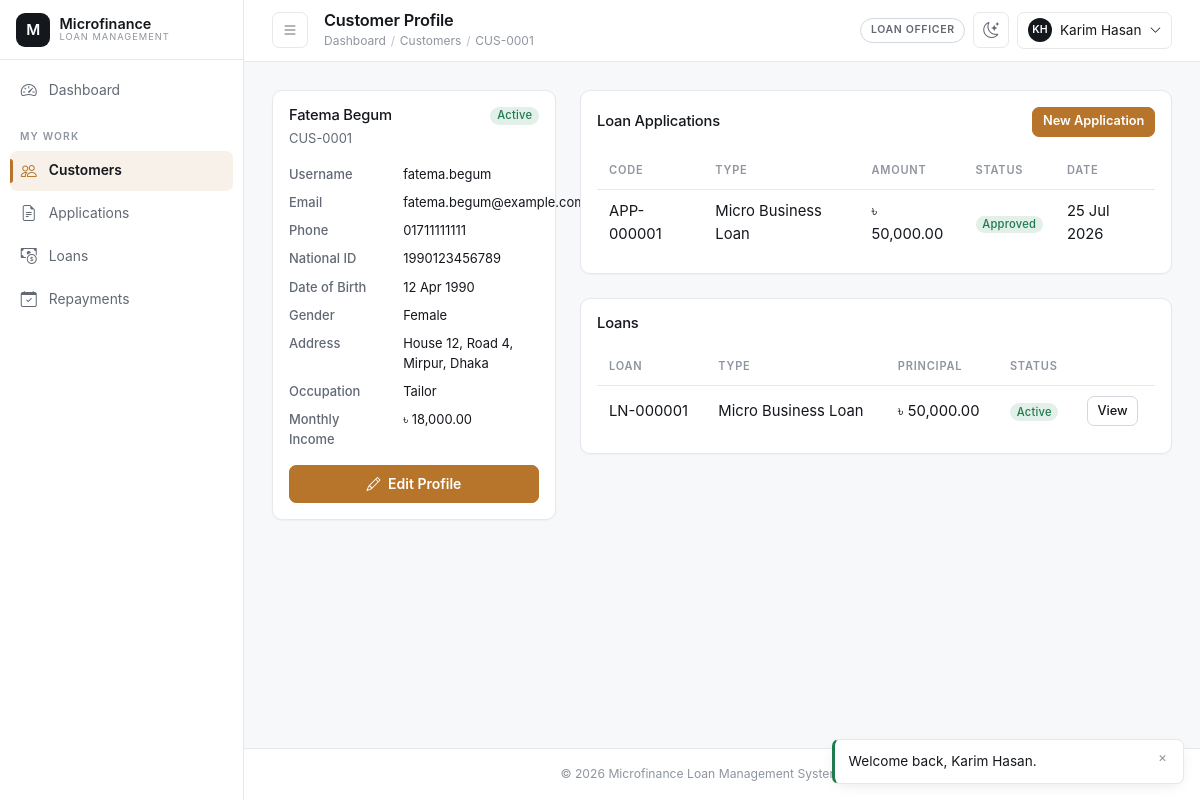
The app's page /officer/customers/view.php?id=1 (signed in) with its own data.
### tables this page shows
CREATE TABLE customers (
    customer_id      INT UNSIGNED AUTO_INCREMENT PRIMARY KEY,
    user_id          INT UNSIGNED NOT NULL UNIQUE,
    customer_code    VARCHAR(20) NOT NULL UNIQUE,
    national_id      VARCHAR(40) NOT NULL UNIQUE,
    date_of_birth    DATE NOT NULL,
    gender           ENUM('male','female','other') NOT NULL,
    address_line     VARCHAR(255) NOT NULL,
    city             VARCHAR(100) NOT NULL,
    occupation       VARCHAR(100) DEFAULT NULL,
    monthly_income   DECIMAL(14,2) DEFAULT NULL,
    status           ENUM('active','inactive','blacklisted') NOT NULL DEFAULT 'active',
    registered_by    INT UNSIGNED NOT NULL,
    created_at       TIMESTAMP NOT NULL DEFAULT CURRENT_TIMESTAMP,
    updated_at       TIMESTAMP NOT NULL DEFAULT CURRENT_TIMESTAMP ON UPDATE CURRENT_TIMESTAMP,
    CONSTRAINT fk_customers_user FOREIGN KEY (user_id) REFERENCES users(user_id)
        ON UPDATE CASCADE ON DELETE CASCADE,
    CONSTRAINT fk_customers_registered_by FOREIGN KEY (registered_by) REFERENCES users(user_id)
        ON UPDATE CASCADE ON DELETE RESTRICT,
    CONSTRAINT chk_customers_income CHECK (monthly_income IS NULL OR monthly_income >= 0),
    INDEX idx_customers_status (status),
    INDEX idx_customers_city (city)
);

CREATE TABLE users (
    user_id        INT UNSIGNED AUTO_INCREMENT PRIMARY KEY,
    role_id        INT UNSIGNED NOT NULL,
    full_name      VARCHAR(120) NOT NULL,
    username       VARCHAR(60) NOT NULL UNIQUE,
    email          VARCHAR(120) NOT NULL UNIQUE,
    phone          VARCHAR(20) DEFAULT NULL,
    password_hash  VARCHAR(255) NOT NULL,
    status         ENUM('active','inactive','suspended') NOT NULL DEFAULT 'active',
    remember_token VARCHAR(255) DEFAULT NULL,
    last_login_at  DATETIME DEFAULT NULL,
    created_by     INT UNSIGNED DEFAULT NULL,
    created_at     TIMESTAMP NOT NULL DEFAULT CURRENT_TIMESTAMP,
    updated_at     TIMESTAMP NOT NULL DEFAULT CURRENT_TIMESTAMP ON UPDATE CURRENT_TIMESTAMP,
    CONSTRAINT fk_users_role FOREIGN KEY (role_id) REFERENCES roles(role_id)
        ON UPDATE CASCADE ON DELETE RESTRICT,
    CONSTRAINT fk_users_created_by FOREIGN KEY (created_by) REFERENCES users(user_id)
        ON UPDATE CASCADE ON DELETE SET NULL,
    INDEX idx_users_role (role_id),
    INDEX idx_users_status (status)
);

CREATE TABLE loan_applications (
    application_id    INT UNSIGNED AUTO_INCREMENT PRIMARY KEY,
    application_code  VARCHAR(20) NOT NULL UNIQUE,
    customer_id        INT UNSIGNED NOT NULL,
    loan_type_id        INT UNSIGNED NOT NULL,
    requested_amount   DECIMAL(14,2) NOT NULL,
    requested_duration_months INT UNSIGNED NOT NULL,
    purpose             VARCHAR(255) DEFAULT NULL,
    status               ENUM('pending','approved','rejected','returned') NOT NULL DEFAULT 'pending',
    review_notes         VARCHAR(500) DEFAULT NULL,
    submitted_by         INT UNSIGNED NOT NULL COMMENT 'user_id of officer who filed it',
    reviewed_by           INT UNSIGNED DEFAULT NULL,
    reviewed_at            DATETIME DEFAULT NULL,
    created_at              TIMESTAMP NOT NULL DEFAULT CURRENT_TIMESTAMP,
    updated_at              TIMESTAMP NOT NULL DEFAULT CURRENT_TIMESTAMP ON UPDATE CURRENT_TIMESTAMP,
    CONSTRAINT fk_apps_customer FOREIGN KEY (customer_id) REFERENCES customers(customer_id)
        ON UPDATE CASCADE ON DELETE RESTRICT,
    CONSTRAINT fk_apps_loan_type FOREIGN KEY (loan_type_id) REFERENCES loan_types(loan_type_id)
        ON UPDATE CASCADE ON DELETE RESTRICT,
    CONSTRAINT fk_apps_submitted_by FOREIGN KEY (submitted_by) REFERENCES users(user_id)
        ON UPDATE CASCADE ON DELETE RESTRICT,
    CONSTRAINT fk_apps_reviewed_by FOREIGN KEY (reviewed_by) REFERENCES users(user_id)
        ON UPDATE CASCADE ON DELETE SET NULL,
    CONSTRAINT chk_apps_amount CHECK (requested_amount > 0),
    CONSTRAINT chk_apps_duration CHECK (requested_duration_months > 0),
    INDEX idx_apps_status (status),
    INDEX idx_apps_customer (customer_id)
);

CREATE TABLE loan_types (
    loan_type_id     INT UNSIGNED AUTO_INCREMENT PRIMARY KEY,
    type_name        VARCHAR(100) NOT NULL UNIQUE,
    description      VARCHAR(255) DEFAULT NULL,
    interest_rate    DECIMAL(5,2) NOT NULL COMMENT 'Annual % rate',
    min_amount       DECIMAL(14,2) NOT NULL,
    max_amount       DECIMAL(14,2) NOT NULL,
    min_duration_months INT UNSIGNED NOT NULL,
    max_duration_months INT UNSIGNED NOT NULL,
    processing_fee_pct DECIMAL(5,2) NOT NULL DEFAULT 0.00,
    status           ENUM('active','inactive') NOT NULL DEFAULT 'active',
    created_at       TIMESTAMP NOT NULL DEFAULT CURRENT_TIMESTAMP,
    updated_at       TIMESTAMP NOT NULL DEFAULT CURRENT_TIMESTAMP ON UPDATE CURRENT_TIMESTAMP,
    CONSTRAINT chk_loan_types_amounts CHECK (max_amount >= min_amount),
    CONSTRAINT chk_loan_types_duration CHECK (max_duration_months >= min_duration_months),
    CONSTRAINT chk_loan_types_rate CHECK (interest_rate >= 0)
);

CREATE TABLE loans (
    loan_id            INT UNSIGNED AUTO_INCREMENT PRIMARY KEY,
    loan_code          VARCHAR(20) NOT NULL UNIQUE,
    application_id     INT UNSIGNED NOT NULL UNIQUE,
    customer_id        INT UNSIGNED NOT NULL,
    loan_type_id       INT UNSIGNED NOT NULL,
    principal_amount   DECIMAL(14,2) NOT NULL,
    interest_rate      DECIMAL(5,2) NOT NULL COMMENT 'Locked-in annual % at approval time',
    duration_months    INT UNSIGNED NOT NULL,
    emi_amount         DECIMAL(14,2) NOT NULL,
    start_date         DATE NOT NULL,
    end_date           DATE NOT NULL,
    status             ENUM('active','closed','defaulted','cancelled') NOT NULL DEFAULT 'active',
    approved_by        INT UNSIGNED NOT NULL,
    created_at         TIMESTAMP NOT NULL DEFAULT CURRENT_TIMESTAMP,
    updated_at         TIMESTAMP NOT NULL DEFAULT CURRENT_TIMESTAMP ON UPDATE CURRENT_TIMESTAMP,
    CONSTRAINT fk_loans_application FOREIGN KEY (application_id) REFERENCES loan_applications(application_id)
        ON UPDATE CASCADE ON DELETE RESTRICT,
    CONSTRAINT fk_loans_customer FOREIGN KEY (customer_id) REFERENCES customers(customer_id)
        ON UPDATE CASCADE ON DELETE RESTRICT,
    CONSTRAINT fk_loans_loan_type FOREIGN KEY (loan_type_id) REFERENCES loan_types(loan_type_id)
        ON UPDATE CASCADE ON DELETE RESTRICT,
    CONSTRAINT fk_loans_approved_by FOREIGN KEY (approved_by) REFERENCES users(user_id)
        ON UPDATE CASCADE ON DELETE RESTRICT,
    CONSTRAINT chk_loans_principal CHECK (principal_amount > 0),
    CONSTRAINT chk_loans_dates CHECK (end_date > start_date),
    INDEX idx_loans_status (status),
    INDEX idx_loans_customer (customer_id)
);

### officer/customers/view.php (the view, shortened to what this page needs)
<?php
$customerId = (int) ($_GET['id'] ?? 0);
$pdo = Database::getConnection();
$stmt = $pdo->prepare(
    'SELECT c.*, u.full_name, u.email, u.phone, u.username
     FROM customers c INNER JOIN users u ON u.user_id = c.user_id
     WHERE c.customer_id = :id'
);
$stmt->execute(['id' => $customerId]);
$customer = $stmt->fetch();
$apps = $pdo->prepare(
    "SELECT a.application_code, a.requested_amount, a.status, a.created_at, lt.type_name
     FROM loan_applications a INNER JOIN loan_types lt ON lt.loan_type_id = a.loan_type_id
     WHERE a.customer_id = ? ORDER BY a.created_at DESC"
);
$apps->execute([$customerId]);
$apps = $apps->fetchAll();
$loans = $pdo->prepare(
    "SELECT l.loan_id, l.loan_code, l.principal_amount, l.status, lt.type_name
     FROM loans l INNER JOIN loan_types lt ON lt.loan_type_id = l.loan_type_id
     WHERE l.customer_id = ? ORDER BY l.created_at DESC"
);
$loans->execute([$customerId]);
$loans = $loans->fetchAll();
require_once __DIR__ . '/../../includes/header.php';
?>
<div class="row g-4">
    <div class="col-lg-4">
        <div class="mfs-card p-3">
            <div class="d-flex justify-content-between align-items-start">
                <h2 class="h5 mb-1"><?= e($customer['full_name']) ?></h2>
                <?= status_badge($customer['status']) ?>
            </div>
            <p class="text-muted small mb-3"><?= e($customer['customer_code']) ?></p>
            <dl class="row small mb-0">
                <dt class="col-5">Username</dt><dd class="col-7"><?= e($customer['username']) ?></dd>
                <dt class="col-5">Email</dt><dd class="col-7"><?= e($customer['email']) ?></dd>
                <dt class="col-5">Phone</dt><dd class="col-7"><?= e($customer['phone'] ?? '—') ?></dd>
                <dt class="col-5">National ID</dt><dd class="col-7"><?= e($customer['national_id']) ?></dd>
                <dt class="col-5">Date of Birth</dt><dd class="col-7"><?= display_date($customer['date_of_birth']) ?></dd>
                <dt class="col-5">Gender</dt><dd class="col-7"><?= e(ucfirst($customer['gender'])) ?></dd>
                <dt class="col-5">Address</dt><dd class="col-7"><?= e($customer['address_line']) ?>, <?= e($customer['city']) ?></dd>
                <dt class="col-5">Occupation</dt><dd class="col-7"><?= e($customer['occupation'] ?? '—') ?></dd>
                <dt class="col-5">Monthly Income</dt><dd class="col-7"><?= $customer['monthly_income'] !== null ? money($customer['monthly_income']) : '—' ?></dd>
            </dl>
            <a href="<?= e(BASE_URL) ?>/officer/customers/edit.php?id=<?= $customerId ?>" class="btn btn-brass w-100 mt-3"><i class="bi bi-pencil me-1"></i> Edit Profile</a>
        </div>
    </div>
    <div class="col-lg-8">
        <div class="mfs-card p-3 mb-4">
            <div class="d-flex justify-content-between align-items-center mb-3">
                <h2 class="h6 mb-0">Loan Applications</h2>
                <a href="<?= e(BASE_URL) ?>/officer/applications/create.php?customer_id=<?= $customerId ?>" class="btn btn-sm btn-brass">New Application</a>
            </div>
            <div class="table-responsive">
                <table class="table table-sm mfs-table align-middle">
                    <thead><tr><th>Code</th><th>Type</th><th>Amount</th><th>Status</th><th>Date</th></tr></thead>
                    <tbody>
                    <?php foreach ($apps as $a): ?>
                        <tr>
                            <td><?= e($a['application_code']) ?></td>
                            <td><?= e($a['type_name']) ?></td>
                            <td><?= money($a['requested_amount']) ?></td>
                            <td><?= status_badge($a['status']) ?></td>
                            <td><?= display_date($a['created_at']) ?></td>
                        </tr>
                    <?php endforeach; ?>
                    </tbody>
                </table>
            </div>
        </div>
        <div class="mfs-card p-3">
            <h2 class="h6 mb-3">Loans</h2>
            <div class="table-responsive">
                <table class="table table-sm mfs-table align-middle">
                    <thead><tr><th>Loan</th><th>Type</th><th>Principal</th><th>Status</th><th></th></tr></thead>
                    <tbody>
                    <?php foreach ($loans as $l): ?>
                        <tr>
                            <td><?= e($l['loan_code']) ?></td>
                            <td><?= e($l['type_name']) ?></td>
                            <td><?= money($l['principal_amount']) ?></td>
                            <td><?= status_badge($l['status']) ?></td>
                            <td><a href="<?= e(BASE_URL) ?>/officer/loans/view.php?id=<?= (int) $l['loan_id'] ?>" class="btn btn-sm btn-outline-secondary">View</a></td>
                        </tr>
                    <?php endforeach; ?>
                    </tbody>
                </table>
            </div>
        </div>
    </div>
</div>
<?php require_once __DIR__ . '/../../includes/footer.php'; ?>

### includes/functions.php (shortened to what this page needs)
<?php
function e(mixed $value = null): string
{
    return htmlspecialchars((string) ($value ?? ''), ENT_QUOTES, 'UTF-8');
}
function money(mixed $amount, string $symbol = '৳'): string
{
    return $symbol . ' ' . number_format(is_numeric($amount) ? (float) $amount : 0.0, 2);
}
function display_date(?string $date, string $format = 'd M Y'): string
{
    $ts = strtotime($date);
    return $ts === false ? '—' : date($format, $ts);
}
function status_badge(string $status): string
{
    $slug = strtolower(str_replace(' ', '-', $status));
    return '<span class="badge badge-status-' . e($slug) . '">' . e(ucwords(str_replace('_', ' ', $status))) . '</span>';
}

### assets/css/style.css (style rules this page uses)
:root { color-scheme: light; --mfs-bg: #f7f8f9; --mfs-surface: #ffffff; --mfs-surface-2: #fbfbfc; --mfs-surface-3: #f1f2f4; --mfs-border: #e6e8ec; --mfs-border-strong: #d3d7de; --mfs-ink: #14171c; --mfs-ink-soft: #626974; --mfs-ink-faint: #8f959f; --mfs-accent: #b6752b; --mfs-accent-hover: #a1651f; --mfs-accent-soft: rgba(182, 117, 43, 0.10); --mfs-accent-ring: rgba(182, 117, 43, 0.26); --mfs-success: #1f7a4d; --mfs-success-soft: rgba(31, 122, 77, 0.12); --mfs-danger: #bb3b28; --mfs-danger-soft: rgba(187, 59, 40, 0.12); --mfs-warning: #b6752b; --mfs-info: #2b6d8c; --mfs-info-soft: rgba(43, 109, 140, 0.12); --mfs-radius: 10px; --mfs-radius-sm: 7px; --mfs-radius-lg: 16px; --mfs-shadow-sm: 0 1px 2px rgba(16, 18, 21, 0.04); --mfs-shadow: 0 4px 16px -6px rgba(16, 18, 21, 0.14); --mfs-shadow-lg: 0 24px 60px -28px rgba(16, 18, 21, 0.34); --mfs-sidebar-width: 244px; --mfs-sidebar-collapsed: 68px; --mfs-topbar-height: 60px; --mfs-speed: 160ms; --mfs-speed-slow: 280ms; --mfs-ease: cubic-bezier(0.4, 0, 0.2, 1); --mfs-ease-out: cubic-bezier(0.16, 1, 0.3, 1); --mfs-font: -apple-system, BlinkMacSystemFont, 'Segoe UI', Inter, Roboto, 'Helvetica Neue', Arial, 'Noto Sans', sans-serif; --mfs-font-mono: ui-monospace, SFMono-Regular, 'SF Mono', Menlo, Consolas, monospace; }
*, *::before, *::after { box-sizing: border-box; }
html { -webkit-text-size-adjust: 100%; text-size-adjust: 100%; }
body { margin: 0; background-color: var(--mfs-bg); color: var(--mfs-ink); font-family: var(--mfs-font); font-size: 0.925rem; line-height: 1.55; -webkit-font-smoothing: antialiased; -moz-osx-font-smoothing: grayscale; }
h1, h2, h3, h4, h5, h6 { color: var(--mfs-ink); font-weight: 600; letter-spacing: -0.012em; }
a { color: var(--mfs-ink); text-decoration: none; transition: color var(--mfs-speed) var(--mfs-ease); }
* { scrollbar-width: thin; scrollbar-color: var(--mfs-border-strong) transparent; }
.text-muted { color: var(--mfs-ink-soft) !important; }
dl.row dt { color: var(--mfs-ink-soft); font-weight: 500; }
dl.row dd { color: var(--mfs-ink); }
.btn { --mfs-btn-bg: transparent; border-radius: var(--mfs-radius-sm); font-size: 0.875rem; font-weight: 500; line-height: 1.45; padding: 0.5rem 0.95rem; cursor: pointer; transition: background-color var(--mfs-speed) var(--mfs-ease), border-color var(--mfs-speed) var(--mfs-ease), color var(--mfs-speed) var(--mfs-ease), transform var(--mfs-speed) var(--mfs-ease), box-shadow var(--mfs-speed) var(--mfs-ease); }
.btn-brass { background-color: var(--mfs-accent); border-color: var(--mfs-accent); color: #ffffff; font-weight: 600; }
.btn-outline-secondary { border-color: var(--mfs-border-strong); color: var(--mfs-ink); background: var(--mfs-surface); }
.btn-sm { padding: 0.3rem 0.6rem; font-size: 0.8rem; }
.mfs-card { background: var(--mfs-surface); border: 1px solid var(--mfs-border); border-radius: var(--mfs-radius); box-shadow: var(--mfs-shadow-sm); }
.mfs-card h2, .mfs-card h3 { font-size: 0.92rem; }
.table { --bs-table-bg: transparent; --bs-table-color: var(--mfs-ink); color: var(--mfs-ink); margin-bottom: 0; }
.table.mfs-table thead th { position: sticky; top: 0; z-index: 1; background: var(--mfs-surface); color: var(--mfs-ink-faint); font-size: 0.69rem; font-weight: 600; letter-spacing: 0.07em; text-transform: uppercase; border: 0; border-bottom: 1px solid var(--mfs-border); padding: 0.6rem 0.75rem; white-space: nowrap; vertical-align: middle; }
.table.mfs-table tbody td { border-color: var(--mfs-border); padding: 0.65rem 0.75rem; vertical-align: middle; }
.table.mfs-table tbody tr { transition: background-color var(--mfs-speed) var(--mfs-ease); }
.table.mfs-table tbody tr:last-child td { border-bottom: 0; }
.table-responsive { -webkit-overflow-scrolling: touch; }
.badge { font-weight: 500; font-size: 0.7rem; letter-spacing: 0.02em; padding: 0.3em 0.6em; border-radius: 999px; }
.badge-status-active, .badge-status-approved, .badge-status-paid, .badge-status-disbursed { background: var(--mfs-success-soft); color: var(--mfs-success); }

### records on screen
customers: user.full_name "Fatema Begum", status "Active", customer_code "CUS-0001", user.username "fatema.begum", user.email "fatema.begum@example.com", user.phone "01711111111", national "1990123456789", date_of_birth "12 Apr 1990", gender "Female", address_line "House 12, Road 4, Mirpur", city "Dhaka", occupation "Tailor", monthly_income "৳ 18,000.00"
loan_applications: application_code "APP-000001", loan_type.type_name "Micro Business Loan", requested_amount "৳ 50,000.00", status "Approved", created_at "25 Jul 2026"
loans: loan_code "LN-000001", loan_type.type_name "Micro Business Loan", principal_amount "৳ 50,000.00", status "Active"

### other values on screen
$label "Dashboard"
$item[3] "MY WORK"
$label "Customers"
$label "Applications"
$label "Loans"
$label "Repayments"
$pageTitle "Customer Profile"
$label "CUS-0001"
$user['role_name'] "LOAN OFFICER"
$initials "KH"
$user['full_name'] "Karim Hasan"
APP_NAME "Microfinance Loan Management System"
